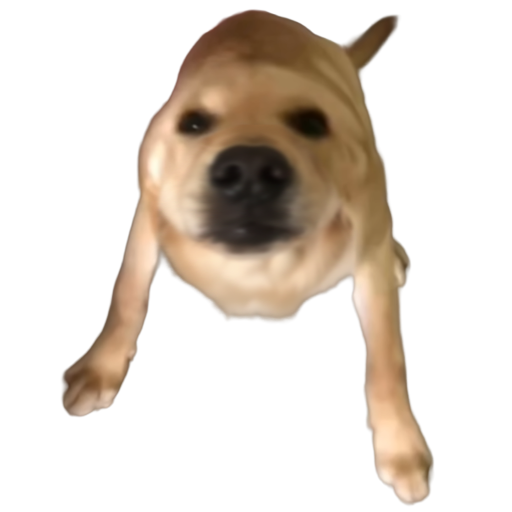
#> input picture tmp/大狗大狗叫叫叫_files/dagou_close_mouth.png, 1024 x 1024 px (shown at 1/2 size)
$ python prepare_dog_images.py --src-dir '../tmp/大狗大狗叫叫叫_files' --out-c out.png --out-h out.png
#> lines starting #> are read from the running program, lines starting #| are printed output that depends on the picture
#!/usr/bin/env python3
"""生成大狗图片的 LVGL ARGB8888 C 数组。

将 tmp 目录下的 1024x1024 网页原图缩放为屏幕尺寸 (360x360)，
并输出为 LVGL 可直接渲染的原始像素 C 数组，避免运行时 PNG 解码的
长耗时 (4MB 解码约 5 秒，会阻塞 LVGL 任务并触发 task watchdog)。

用法:
    prepare_dog_images.py --out-c <path.c> --out-h <path.h>
"""

import argparse
import os
import sys

from PIL import Image

SOURCES = ("dagou_close_mouth", "dagou_open_mouth")
SIZE = 360          # 目标边长（屏幕 360x360）
PER_ROW = 8         # C 数组每行元素个数

VAR_ART = ("dog_close_art", "dog_open_art")


def argb_uint32_array(img):
    """把 RGBA 图像转成 LVGL ARGB8888 (0xAARRGGBB) uint32 序列。

    LVGL ARGB8888 在内存中按 little-endian 排列为 B,G,R,A，
    这里用 Pillow raw 编码直接取 BGRA 字节序，再拼成 32 位整型。
    """
    im = img.convert("RGBA").resize((SIZE, SIZE), Image.LANCZOS)
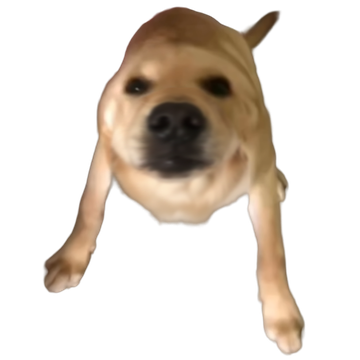
#> im: PIL image 360x360 RGBA; mean R, G, B, A 49.5, 39.9, 30.4, 76.6; transparent parts drawn white
    bgra = im.tobytes("raw", "BGRA")  # 每像素 4 字节: B,G,R,A
    vals = []
    for i in range(0, len(bgra), 4):
        b, g, r, a = bgra[i], bgra[i + 1], bgra[i + 2], bgra[i + 3]
        vals.append((a << 24) | (r << 16) | (g << 8) | b)
#> this loop made 129600 passes
#> i on passes 2 to 4: 4, 8, 12
#> after the loop, vals = 129600 items
    return vals


def format_uint32_array(name, vals):
#> called with name = 'dog_close_art'
    lines = [f"const uint32_t {name}[] = {{"]
#> lines = ['const uint32_t dog_close_art[] = {']
    for i in range(0, len(vals), PER_ROW):
        chunk = vals[i:i + PER_ROW]
        lines.append("    " + ", ".join("0x%08x" % v for v in chunk) + ",")
#> this loop made 16200 passes
#> i on passes 2 to 4: 8, 16, 24
#> after the loop, lines = 16201 items
    lines.append("};")
    return "\n".join(lines)


def main():
    parser = argparse.ArgumentParser()
    parser.add_argument("--src-dir", required=True, help="源图片所在目录")
    parser.add_argument("--out-c", required=True)
    parser.add_argument("--out-h", required=True)
    args = parser.parse_args()

    out_dir = os.path.dirname(args.out_c)
    if out_dir:
        os.makedirs(out_dir, exist_ok=True)

    arrays = []
    for var, src in zip(VAR_ART, SOURCES):
        path = os.path.join(args.src_dir, src + ".png")
        if not os.path.isfile(path):
            print(f"ERROR: 找不到图片 {path}", file=sys.stderr)
            sys.exit(1)
        arrays.append(format_uint32_array(var, argb_uint32_array(Image.open(path))))
#> pass 2 of the loop in main, `for var, src in zip(VAR_ART, SOURCES):`:
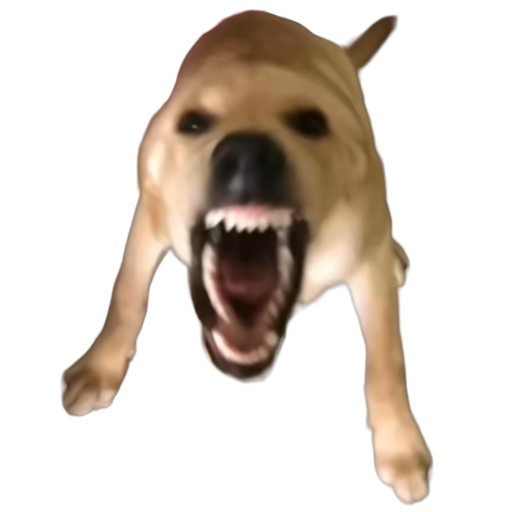
#> input picture tmp/大狗大狗叫叫叫_files/dagou_open_mouth.png, 1024 x 1024 px (shown at 1/2 size)
#> in argb_uint32_array (call 2), `im = img.convert("RGBA").resize((SIZE, SIZE), Image.LANCZOS)`:
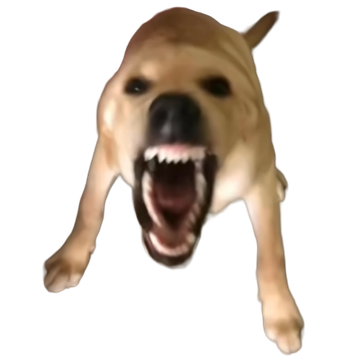
#> im: PIL image 360x360 RGBA; mean R, G, B, A 48.4, 38.5, 29.5, 81.3; transparent parts drawn white
#> the loop in argb_uint32_array (call 2), `for i in range(0, len(bgra), 4):` made 129600 passes
#> the loop in format_uint32_array (call 2), `for i in range(0, len(vals), PER_ROW):` made 16200 passes

    with open(args.out_h, "w") as f:
        f.write("#pragma once\n\n")
        f.write('#include "lvgl.h"\n\n')
        f.write("/* 自动生成: 大狗图片 ARGB8888 原始像素 (360x360), 由 prepare_dog_images.py 生成 */\n")
        for var in VAR_ART:
            f.write(f"extern const uint32_t {var}[];\n")
        f.write("\n")
        f.write("extern const lv_image_dsc_t dog_close;\n")
        f.write("extern const lv_image_dsc_t dog_open;\n")

    with open(args.out_c, "w") as f:
        f.write('#include "dog_images.h"\n\n')
        f.write("/* 自动生成: 大狗图片 ARGB8888 原始像素 (360x360), 由 prepare_dog_images.py 生成 */\n")
        f.write("\n".join(arrays) + "\n\n")
        for var, dsc in zip(VAR_ART, ("dog_close", "dog_open")):
            f.write(
                f"const lv_image_dsc_t {dsc} = {{\n"
                f"    .header = {{\n"
                f"        .magic  = LV_IMAGE_HEADER_MAGIC,\n"
                f"        .cf     = LV_COLOR_FORMAT_ARGB8888,\n"
                f"        .w      = {SIZE},\n"
                f"        .h      = {SIZE},\n"
                f"        .stride = {SIZE * 4},\n"
                f"    }},\n"
                f"    .data_size = {SIZE * SIZE * 4},\n"
                f"    .data      = (const uint8_t *){var},\n"
                f"}};\n\n"
            )

    print(f"生成完成: {args.out_c}, {args.out_h}")


if __name__ == "__main__":
    main()
